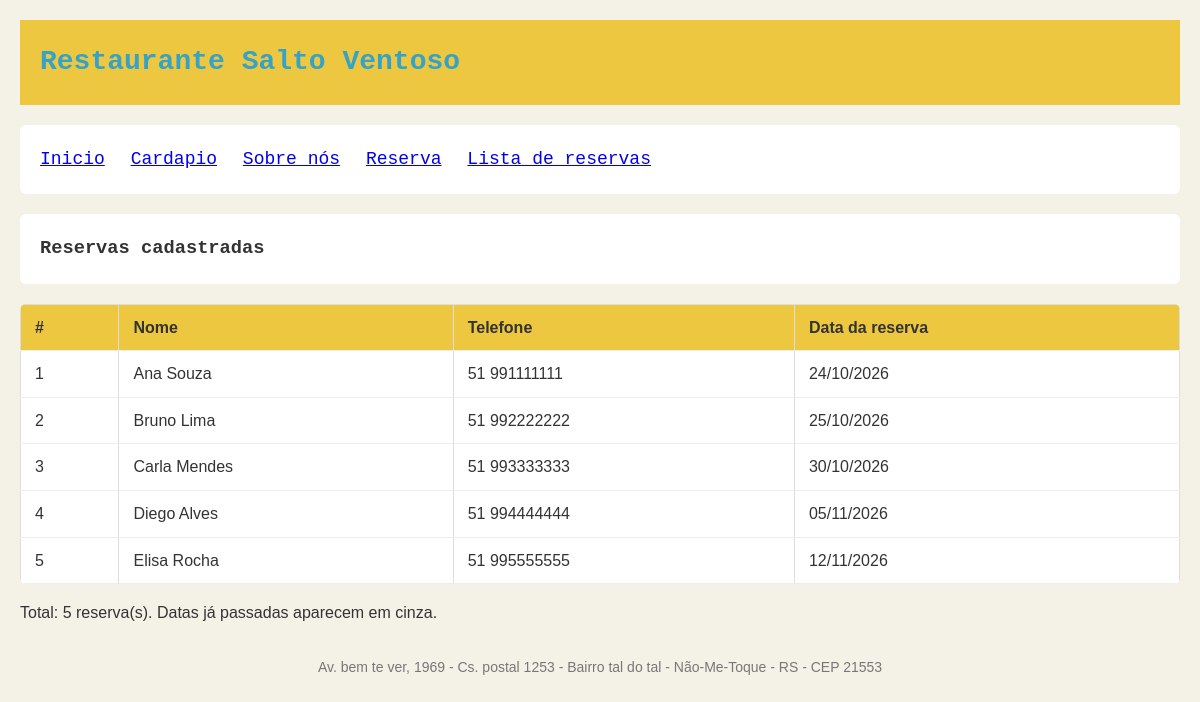
The page /lista_reservas.php on the database its author committed.
### tables this page shows
CREATE TABLE `reservas` (
  `idreserva` int NOT NULL AUTO_INCREMENT,
  `idpessoa`  int NOT NULL,
  `idmesa`    int NULL DEFAULT NULL,
  `data`      date NOT NULL,
  `criada_em` timestamp NOT NULL DEFAULT CURRENT_TIMESTAMP,
  PRIMARY KEY (`idreserva`),
  KEY `idx_reservas_data` (`data`),
  CONSTRAINT `fk_reservas_cliente` FOREIGN KEY (`idpessoa`) REFERENCES `clientes` (`idpessoa`),
  CONSTRAINT `fk_reservas_mesa`    FOREIGN KEY (`idmesa`)   REFERENCES `mesas` (`idmesa`)
);

CREATE TABLE `clientes` (
  `idpessoa` int NOT NULL AUTO_INCREMENT,
  `nome`     varchar(70) NOT NULL,
  `telefone` varchar(20) NOT NULL,
  PRIMARY KEY (`idpessoa`)
);

### dao/ReservaDAO.php (called while the page is built, shortened)
<?php
class ReservaDAO
{
    public function listar(): array
    {
        $st = $this->pdo->prepare(self::SELECT . " ORDER BY r.data ASC, r.idreserva ASC");
        $st->execute();
        return $st->fetchAll();
    }
}

### lista_reservas.php (the view, shortened to what this page needs)
<?php
require __DIR__ . "/conexao.php";
require __DIR__ . "/dao/ReservaDAO.php";
function h($v) { return htmlspecialchars((string)$v, ENT_QUOTES, "UTF-8"); }
$erro = "";
$reservas = [];
try {
    $reservas = (new ReservaDAO($pdo))->listar();
} catch (PDOException $e) {
    $erro = "Não foi possível carregar as reservas." . (DEBUG ? " Detalhe: " . $e->getMessage() : "");
}
$hoje = date("Y-m-d");
?>
<!DOCTYPE html>
<html lang="pt-br">
<head>
    <link rel="stylesheet" href="style.css">
</head>
<body>
    <header>
        <h1>Restaurante Salto Ventoso </h1>
    </header>
    <main>
        <nav>
            <a href="index.php">Inicio</a>
            <a href="cardapio.php">Cardapio</a>
            <a href="descritivo.php">Sobre nós</a>
            <a href="contato.php">Reserva</a>
            <a href="lista_reservas.php">Lista de reservas</a>
        </nav>
        <h3>Reservas cadastradas</h3>
        <?php if ($erro): ?>
            <p style="color: red;"><?= h($erro) ?></p>
        <?php elseif (!$reservas): ?>
            <p>Nenhuma reserva cadastrada ainda.</p>
        <?php else: ?>
            <table>
                <thead>
                    <tr>
                        <th>#</th>
                        <th>Nome</th>
                        <th>Telefone</th>
                        <th>Data da reserva</th>
                    </tr>
                </thead>
                <tbody>
                    <?php foreach ($reservas as $r): ?>
                        <tr<?= $r["data"] < $hoje ? ' style="color: #999;"' : '' ?>>
                            <td><?= h($r["idreserva"]) ?></td>
                            <td><?= h($r["nome"]) ?></td>
                            <td><?= h($r["telefone"]) ?></td>
                            <td><?= h(date("d/m/Y", strtotime($r["data"]))) ?></td>
                        </tr>
                    <?php endforeach; ?>
                </tbody>
            </table>
            <p>Total: <?= count($reservas) ?> reserva(s). Datas já passadas aparecem em cinza.</p>
        <?php endif; ?>
    </main>
    <footer>Av. bem te ver, 1969 - Cs. postal 1253 - Bairro tal do tal - Não-Me-Toque - RS - CEP 21553
    </footer>
</body>
</html>

### style.css (style rules this page uses)
body { font-family: Arial, Helvetica, sans-serif; line-height: 1.6; color: #333; background-color: #f4f2e7; margin: 0; padding: 20px; }
header { background-color: #edc740; color: #35a3c7; padding: 20px; margin: auto; font-family: 'Courier New', Courier, monospace; }
nav { background-color: #fff; padding: 20px; margin-top: 20px; border-radius: 6px; font-family: 'Courier New', Courier, monospace; font-size: large; }
h3 { background-color: #fff; padding: 20px; margin-top: 20px; border-radius: 6px; font-family: 'Courier New', Courier, monospace; }
footer { text-align: center; margin-top: 20px; padding: 10px; color: #777; font-size: 14px; }
h1 { margin: 0; font-size: 28px; }
table { width: 100%; border-collapse: collapse; margin-top: 15px; }
th, td { border: 1px solid #ddd; padding: 8px; text-align: left; }
th { background-color: #2c3e50; color: #fff; }
table { width: 100%; border-collapse: collapse; margin-top: 20px; background-color: #fff; border-radius: 6px; overflow: hidden; }
th, td { padding: 10px 14px; text-align: left; border-bottom: 1px solid #eee; }
th { background-color: #edc740; color: #333; }

### lista_reservas.php (style rules this page uses)
nav a { margin-right: 15px; }

### rows shown on the page
reservas: idreserva "1", idpessoa.nome "Ana Souza", idpessoa.telefone "51 991111111", data "24/10/2026"
reservas: idreserva "2", idpessoa.nome "Bruno Lima", idpessoa.telefone "51 992222222", data "25/10/2026"
reservas: idreserva "3", idpessoa.nome "Carla Mendes", idpessoa.telefone "51 993333333", data "30/10/2026"
reservas: idreserva "4", idpessoa.nome "Diego Alves", idpessoa.telefone "51 994444444", data "05/11/2026"
reservas: idreserva "5", idpessoa.nome "Elisa Rocha", idpessoa.telefone "51 995555555", data "12/11/2026"

### other values the page prints
count($reservas) "5"
